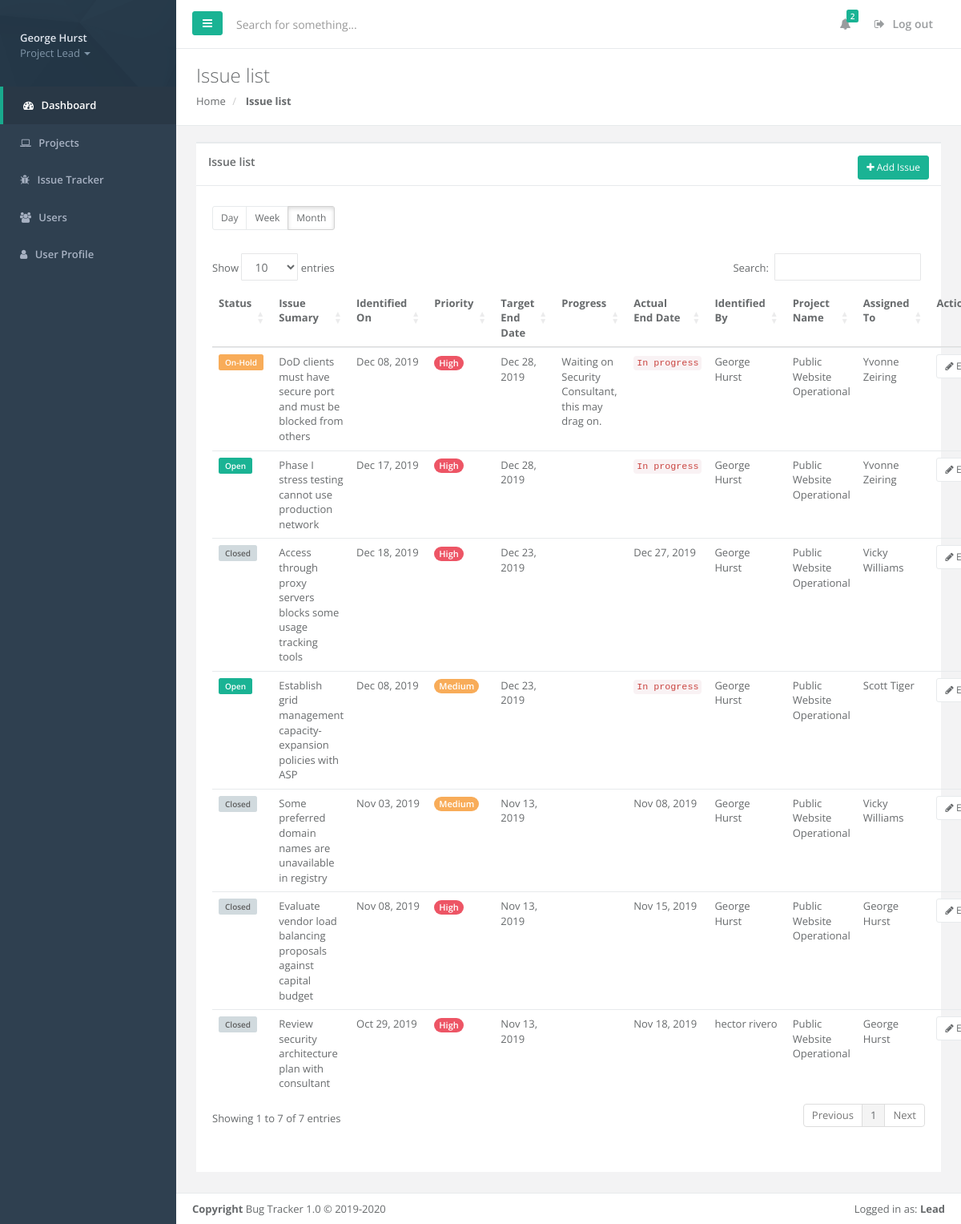
Page /issues (signed in) on the committed database.
### tables this page shows
CREATE TABLE 'bt_users' (
  'user_id' INTEGER PRIMARY KEY AUTOINCREMENT NOT NULL,
  'first_name' varchar(50),
  'last_name' varchar,
  'email' varchar(255),
  'work_phone' varchar(10),
  'username' varchar(255) NOT NULL,
  'password_hash' varchar(255) NOT NULL,
  'user_role' varchar(30) NOT NULL DEFAULT 'Member',
  'account_locked' varchar(1) NOT NULL DEFAULT 'N',
  'assigned_project' integer,
  'created_on' timestamp NOT NULL DEFAULT CURRENT_TIMESTAMP,
  'created_by' varchar(255) NOT NULL,
  'modified_on' timestamp,
  'modified_by' varchar(255),
  CONSTRAINT 'bt_user_project_fk' FOREIGN KEY ("assigned_project") REFERENCES "bt_projects" ("project_id"),
  CONSTRAINT 'bt_users_username_uk' UNIQUE ("username"),
  CONSTRAINT 'bt_users_user_role_ck' CHECK (user_role in ('Administrator','Manager','Lead','Member')),
  CONSTRAINT 'bt_users_user_assignment_ck' CHECK ( (user_role in ('Lead','Member') and assigned_project is not null) or
(user_role in ('Administrator','Manager') and assigned_project is null) )
);

CREATE TABLE 'bt_issues' (
  'issue_id' INTEGER NOT NULL PRIMARY KEY AUTOINCREMENT,
  'issue_subject' varchar(500) NOT NULL,
  'issue_desc' varchar(4000),
  'identified_by' integer NOT NULL,
  'identified_on' timestamp,
  'project_id' integer NOT NULL,
  'assigned_to' integer,
  'status' varchar(30) NOT NULL,
  'priority' varchar,
  'target_resolution_date' timestamp,
  'issue_progress' TEXT,
  'actual_resolution_date' timestamp DEFAULT NULL,
  'resolution_summary' TEXT,
  'created_on' timestamp NOT NULL DEFAULT CURRENT_TIMESTAMP,
  'created_by' varchar(255) NOT NULL,
  'modified_on' timestamp,
  'modified_by' varchar(255),
  CONSTRAINT 'bt_issues_identified_by_user_fk' FOREIGN KEY ("identified_by") REFERENCES "bt_users" ("user_id"),
  CONSTRAINT 'bt_issues_assigned_to_user_fk' FOREIGN KEY ("assigned_to") REFERENCES "bt_users" ("user_id"),
  CONSTRAINT 'bt_issues_related_to_project_fk' FOREIGN KEY ("project_id") REFERENCES "bt_projects" ("project_id"),
  CONSTRAINT 'bt_issues_status_ck' CHECK (status in ('Open','On-Hold','Closed')),
  CONSTRAINT 'bt_issues_priority_ck' CHECK (priority in ('High','Medium','Low'))
);

CREATE TABLE 'bt_projects' (
  'project_id' integer NOT NULL PRIMARY KEY AUTOINCREMENT,
  'project_name' varchar(255) NOT NULL,
  'project_desc' TEXT,
  'start_date' timestamp NOT NULL,
  'target_end_date' timestamp NOT NULL,
  'actual_end_date' timestamp,
  'created_on' timestamp NOT NULL DEFAULT CURRENT_TIMESTAMP,
  'created_by' varchar(255) NOT NULL,
  'modified_on' timestamp,
  'modified_by' varchar(255),
  CONSTRAINT 'bt_projects_name_uk' UNIQUE ("project_name")
);

### bugtracker/issue.py (the view)
@bp.route('/issues')
@login_required
def issues():
    db = get_db()
    where_clause = ""
    if g.user['user_role'] in ['Lead', 'Member']:
        where_clause = " WHERE i.assigned_to = '{}' OR i.project_id = '{}'".format(g.user['user_id'], g.user['assigned_project'])
    query = ("SELECT i.issue_id, i.issue_subject, i.identified_on, i.status, i.priority, i.target_resolution_date," +
        " i.issue_progress, i.actual_resolution_date, ui.first_name || ' ' || ui.last_name AS identified_by," +
        " p.project_name, ua.first_name || ' ' || ua.last_name AS assigned_to" +
        " FROM bt_issues i " +
        " INNER JOIN bt_projects p ON p.project_id = i.project_id " +
        " LEFT JOIN bt_users ui ON ui.user_id = i.identified_by" +
        " LEFT JOIN bt_users ua ON ua.user_id = i.assigned_to" +
        where_clause +
        " ORDER BY i.issue_id DESC")
    issues = db.execute(query).fetchall()
    return render_template('issue/issues.html', issues=issues)

### bugtracker/auth.py (called while the page is built)
@bp.before_app_request
def load_logged_in_user():
    user_id = session.get('user_id')
    if user_id is None:
        g.user = None
    else:
        g.user = get_db().execute('SELECT * FROM bt_users WHERE user_id = ?', (user_id,)).fetchone()

def login_required(view):
    @functools.wraps(view)
    def wrapped_view(**kwargs):
        if g.user is None:
            return redirect(url_for('auth.login'))
        return view(**kwargs)
    return wrapped_view

### bugtracker/db.py (called while the page is built)
def get_db():
    if 'db' not in g:
        g.db = sqlite3.connect(
            current_app.config['DATABASE'],
            detect_types=sqlite3.PARSE_DECLTYPES
        )
        g.db.row_factory = sqlite3.Row
    return g.db

### bugtracker/templates/issue/issues.html (shortened to what this page needs)
{% extends "base.html" %}
{% block stylesheets %}
    {{ super() }}
    <link href="https://cdn.datatables.net/1.10.20/css/dataTables.bootstrap4.min.css" rel="stylesheet">
{% endblock stylesheets %}
{% block content %}
    <div class="row wrapper border-bottom white-bg page-heading">
        <div class="col-sm-4">
            <h2>Issue list</h2>
            <ol class="breadcrumb">
                <li>
                    <a href="{{ url_for('dashboard.index') }}">Home</a>
                </li>
                <li class="active">
                    <strong>Issue list</strong>
                </li>
            </ol>
        </div>
    </div>
    <div class="row">
        <div class="col-lg-12">
            <div class="wrapper wrapper-content animated fadeInUp">
                <div class="ibox">
                    <div class="ibox-title">
                        <h5>Issue list</h5>
                        <div class="ibox-tools">
                            <a href="{{ url_for('issue.create') }}" class="btn btn-primary btn-sm"><i class="fa fa-plus"></i> Add Issue</a>
                        </div>
                    </div>
                    <div class="ibox-content">
                        <div class="row m-b-sm m-t-sm">
                            <div class="col-md-9">
                                <div data-toggle="buttons" class="btn-group">
                                    <label class="btn btn-sm btn-white"> <input type="radio" id="option1" name="options"> Day </label>
                                    <label class="btn btn-sm btn-white"> <input type="radio" id="option2" name="options"> Week </label>
                                    <label class="btn btn-sm btn-white active"> <input type="radio" id="option3" name="options"> Month </label>
                                </div>
                            </div>
                            <div class="col-md-3"></div>
                        </div>
                        <br>
                        <div class="issue-list">
                            <table class="table table-hover display" id="t_issues">
                                <thead>
                                    <tr>
                                        <th>Status</th>
                                        <th>Issue Sumary</th>
                                        <th>Identified On</th>
                                        <th>Priority</th>
                                        <th>Target End Date</th>
                                        <th>Progress</th>
                                        <th>Actual End Date</th>
                                        <th>Identified By</th>
                                        <th>Project Name</th>
                                        <th>Assigned To</th>
                                        <th>Action</th>
                                    </tr>
                                </thead>
                                <tbody>
                                    {% for issue in issues %}
                                    <tr>
                                        {% if issue['status'] == 'Closed' %}
                                            <td class="issue-status">
                                                <span class="label">Closed</span>
                                            </td>
                                        {% elif issue['status'] == 'On-Hold' %}
                                            <td class="issue-status">
                                                <span class="label label-warning">On-Hold</span>
                                            </td>
                                        {% else %}
                                            <td class="issue-status">
                                                <span class="label label-primary">Open</span>
                                            </td>
                                        {% endif %}
                                        <td class="issue-subject" width="30%">
                                            {{ issue['issue_subject'] }}
                                        </td>
                                        <td class="issue-identified-date">
                                            <p>{{ issue['identified_on'].strftime('%b %d, %Y') }}</p>
                                        </td>
                                        {% if issue['priority'] == 'High' %}
                                            <td class="issue-priority">
                                                <span class="badge badge-danger">High</span>
                                            </td>
                                        {% elif issue['priority'] == 'Medium' %}
                                            <td class="issue-priority">
                                                <span class="badge badge-warning">Medium</span>
                                            </td>
                                        {% else %}
                                            <td class="issue-priority">
                                                <span class="badge badge-info">Low</span>
                                            </td>
                                        {% endif %}
                                        <td class="issue-due-date">
                                            {{ issue['target_resolution_date'].strftime('%b %d, %Y') }}
                                        </td>
                                        <td class="issue-progress">
                                            {{ issue['issue_progress'] }}
                                        </td>
                                        <td class="issue-resolution-date">
                                            {% if issue['actual_resolution_date'] %}
                                                {{ issue['actual_resolution_date'].strftime('%b %d, %Y') }}
                                            {% else %}
                                                <code>In progress</code>
                                            {% endif %}
                                        </td>
                                        <td class="issue-identified-by">
                                            {{ issue['identified_by'] }}
                                        </td>
                                        <td class="issue-project-name">
                                            {{ issue['project_name'] }}
                                        </td>
                                        <td class="issue-assigned-to">
                                            {{ issue['assigned_to'] }}
                                        </td>
                                        <td class="issue-actions" style="text-align: left;">
                                            <a href="{{ url_for('issue.edit', id=issue['issue_id']) }}" class="btn btn-white btn-sm"><i class="fa fa-pencil"></i> Edit </a>
                                        </td>
                                    </tr>
                                    {% endfor %}
                                </tbody>
                            </table>
                        </div>
                    </div>
                </div>
            </div>
        </div>
    </div>
{% endblock content %}

### bugtracker/templates/layout/sidebar.html (shortened to what this page needs)
    <nav class="navbar-default navbar-static-side" role="navigation">
        <div class="sidebar-collapse">
            <ul class="nav metismenu" id="side-menu">
                <li class="nav-header">
                    <div class="dropdown profile-element">
                            <a data-toggle="dropdown" class="dropdown-toggle" href="#">
                            <span class="clear"> <span class="block m-t-xs"> <strong class="font-bold">{{ g.user['first_name']+' '+g.user['last_name'] }}</strong>
                            </span> <span class="text-muted text-xs block">{% if g.user['user_role'] != 'Administrator' %}Project {% endif %}{{ g.user['user_role'] }} <b class="caret"></b></span> </span> </a>
                    </div>
                </li>
                <li class="active">
                    <a href="{{ url_for('dashboard.index') }}"><i class="fa fa-dashboard"></i> <span class="nav-label">Dashboard</span></a>
                </li>
                <li>
                    <a href="{{ url_for('project.projects') }}"><i class="fa fa-laptop"></i> <span class="nav-label">Projects</span> </a>
                </li>
                <li>
                    <a href="/issues"><i class="fa fa-bug"></i> <span class="nav-label">Issue Tracker</span> </a>
                </li>
                <li>
                    <a href="{{ url_for('user.users') }}"><i class="fa fa-users"></i> <span class="nav-label">Users</span> </a>
                </li>
                <li>
                    <a href="{{ url_for('user.profile') }}"><i class="fa fa-user"></i> <span class="nav-label">User Profile</span> </a>
                </li>
            </ul>
        </div>
    </nav>

### bugtracker/templates/layout/footer.html
    <div class="footer">
        <div class="pull-right">
            Logged in as: <strong>{{ g.user['user_role'] }}</strong>
        </div>
        <div>
            <strong>Copyright</strong> Bug Tracker 1.0 &copy; 2019-2020
        </div>
    </div>

### rows in the picture
bt_users: first_name+last_name "George Hurst", user.user_role "Lead"
bt_issues: status "On-Hold", issue_subject "DoD clients must have secure port and must be blocked from others", identified_on "Dec 08, 2019", priority "High", target_resolution_date "Dec 28, 2019", issue_progress "Waiting on Security Consultant, this may drag on.", shows "In progress", identified_by "George Hurst", project_name "Public Website Operational", assigned_to "Yvonne Zeiring"
bt_issues: status "Open", issue_subject "Phase I stress testing cannot use production network", identified_on "Dec 17, 2019", priority "High", target_resolution_date "Dec 28, 2019", shows "In progress", identified_by "George Hurst", project_name "Public Website Operational", assigned_to "Yvonne Zeiring"
bt_issues: status "Closed", issue_subject "Access through proxy servers blocks some usage tracking tools", identified_on "Dec 18, 2019", priority "High", target_resolution_date "Dec 23, 2019", actual_resolution_date "Dec 27, 2019", identified_by "George Hurst", project_name "Public Website Operational", assigned_to "Vicky Williams"
bt_issues: status "Open", issue_subject "Establish grid management capacity-expansion policies with ASP", identified_on "Dec 08, 2019", priority "Medium", target_resolution_date "Dec 23, 2019", shows "In progress", identified_by "George Hurst", project_name "Public Website Operational", assigned_to "Scott Tiger"
bt_issues: status "Closed", issue_subject "Some preferred domain names are unavailable in registry", identified_on "Nov 03, 2019", priority "Medium", target_resolution_date "Nov 13, 2019", actual_resolution_date "Nov 08, 2019", identified_by "George Hurst", project_name "Public Website Operational", assigned_to "Vicky Williams"
bt_issues: status "Closed", issue_subject "Evaluate vendor load balancing proposals against capital budget", identified_on "Nov 08, 2019", priority "High", target_resolution_date "Nov 13, 2019", actual_resolution_date "Nov 15, 2019", identified_by "George Hurst", project_name "Public Website Operational", assigned_to "George Hurst"
bt_issues: status "Closed", issue_subject "Review security architecture plan with consultant", identified_on "Oct 29, 2019", priority "High", target_resolution_date "Nov 13, 2019", actual_resolution_date "Nov 18, 2019", identified_by "hector rivero", project_name "Public Website Operational", assigned_to "George Hurst"
